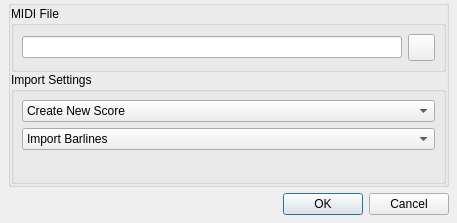
<?xml version="1.0" encoding="UTF-8"?>
<ui version="4.0">
 <class>MidiFileImportDialog</class>
 <widget class="QWidget" name="MidiFileImportDialog">
  <property name="geometry">
   <rect>
    <x>0</x>
    <y>0</y>
    <width>457</width>
    <height>223</height>
   </rect>
  </property>
  <layout class="QVBoxLayout">
   <property name="leftMargin">
    <number>8</number>
   </property>
   <property name="topMargin">
    <number>0</number>
   </property>
   <property name="rightMargin">
    <number>8</number>
   </property>
   <property name="bottomMargin">
    <number>8</number>
   </property>
   <item>
    <widget class="QGroupBox" name="groupBox">
     <property name="title">
      <string/>
     </property>
     <layout class="QVBoxLayout">
      <property name="spacing">
       <number>0</number>
      </property>
      <property name="margin">
       <number>0</number>
      </property>
      <item>
       <widget class="QGroupBox" name="midiFileGroupBox">
        <property name="title">
         <string>MIDI File</string>
        </property>
        <layout class="QHBoxLayout">
         <property name="margin">
          <number>8</number>
         </property>
         <item>
          <layout class="QHBoxLayout" name="midiFileLayout" stretch="0,0">
           <property name="spacing">
            <number>6</number>
           </property>
           <item>
            <widget class="QLineEdit" name="midiFileLineEdit"/>
           </item>
           <item>
            <widget class="QPushButton" name="midiFileOpenButton">
             <property name="sizePolicy">
              <sizepolicy hsizetype="Preferred" vsizetype="Preferred">
               <horstretch>0</horstretch>
               <verstretch>0</verstretch>
              </sizepolicy>
             </property>
             <property name="minimumSize">
              <size>
               <width>27</width>
               <height>27</height>
              </size>
             </property>
             <property name="maximumSize">
              <size>
               <width>27</width>
               <height>27</height>
              </size>
             </property>
             <property name="text">
              <string/>
             </property>
             <property name="icon">
              <iconset resource="../../mi_guiplugin/mi_guiplugin.qrc">
               <normaloff>:/mi_guiplugin/images/fileopen.png</normaloff>:/mi_guiplugin/images/fileopen.png</iconset>
             </property>
             <property name="iconSize">
              <size>
               <width>16</width>
               <height>16</height>
              </size>
             </property>
            </widget>
           </item>
          </layout>
         </item>
        </layout>
       </widget>
      </item>
      <item>
       <widget class="QGroupBox" name="importSettingsGroupBox">
        <property name="title">
         <string>Import Settings</string>
        </property>
        <layout class="QVBoxLayout">
         <property name="leftMargin">
          <number>8</number>
         </property>
         <property name="topMargin">
          <number>8</number>
         </property>
         <property name="rightMargin">
          <number>8</number>
         </property>
         <property name="bottomMargin">
          <number>0</number>
         </property>
         <item>
          <layout class="QHBoxLayout" name="importTypeLayout" stretch="0">
           <property name="spacing">
            <number>6</number>
           </property>
           <item>
            <widget class="QComboBox" name="importTypeComboBox">
             <property name="sizePolicy">
              <sizepolicy hsizetype="MinimumExpanding" vsizetype="Fixed">
               <horstretch>0</horstretch>
               <verstretch>0</verstretch>
              </sizepolicy>
             </property>
             <property name="minimumSize">
              <size>
               <width>96</width>
               <height>0</height>
              </size>
             </property>
             <property name="editable">
              <bool>false</bool>
             </property>
             <property name="insertPolicy">
              <enum>QComboBox::NoInsert</enum>
             </property>
             <item>
              <property name="text">
               <string>Create New Score</string>
              </property>
             </item>
             <item>
              <property name="text">
               <string>Add to Current Score</string>
              </property>
             </item>
            </widget>
           </item>
          </layout>
         </item>
         <item>
          <layout class="QHBoxLayout" name="importBarlinesLayout" stretch="0">
           <property name="spacing">
            <number>6</number>
           </property>
           <item>
            <widget class="QComboBox" name="importBarlinesComboBox">
             <property name="sizePolicy">
              <sizepolicy hsizetype="MinimumExpanding" vsizetype="Fixed">
               <horstretch>0</horstretch>
               <verstretch>0</verstretch>
              </sizepolicy>
             </property>
             <property name="minimumSize">
              <size>
               <width>96</width>
               <height>0</height>
              </size>
             </property>
             <property name="editable">
              <bool>false</bool>
             </property>
             <property name="insertPolicy">
              <enum>QComboBox::NoInsert</enum>
             </property>
             <item>
              <property name="text">
               <string>Import Barlines</string>
              </property>
             </item>
             <item>
              <property name="text">
               <string>Ignore Barlines</string>
              </property>
             </item>
            </widget>
           </item>
          </layout>
         </item>
         <item>
          <spacer name="verticalSpacer">
           <property name="orientation">
            <enum>Qt::Vertical</enum>
           </property>
           <property name="sizeType">
            <enum>QSizePolicy::Expanding</enum>
           </property>
           <property name="sizeHint" stdset="0">
            <size>
             <width>20</width>
             <height>40</height>
            </size>
           </property>
          </spacer>
         </item>
        </layout>
       </widget>
      </item>
     </layout>
    </widget>
   </item>
   <item>
    <widget class="QDialogButtonBox" name="buttonBox">
     <property name="sizePolicy">
      <sizepolicy hsizetype="Expanding" vsizetype="Fixed">
       <horstretch>0</horstretch>
       <verstretch>0</verstretch>
      </sizepolicy>
     </property>
     <property name="standardButtons">
      <set>QDialogButtonBox::Cancel|QDialogButtonBox::Ok</set>
     </property>
    </widget>
   </item>
  </layout>
 </widget>
 <resources>
  <include location="../../mi_guiplugin/mi_guiplugin.qrc"/>
 </resources>
 <connections/>
</ui>
